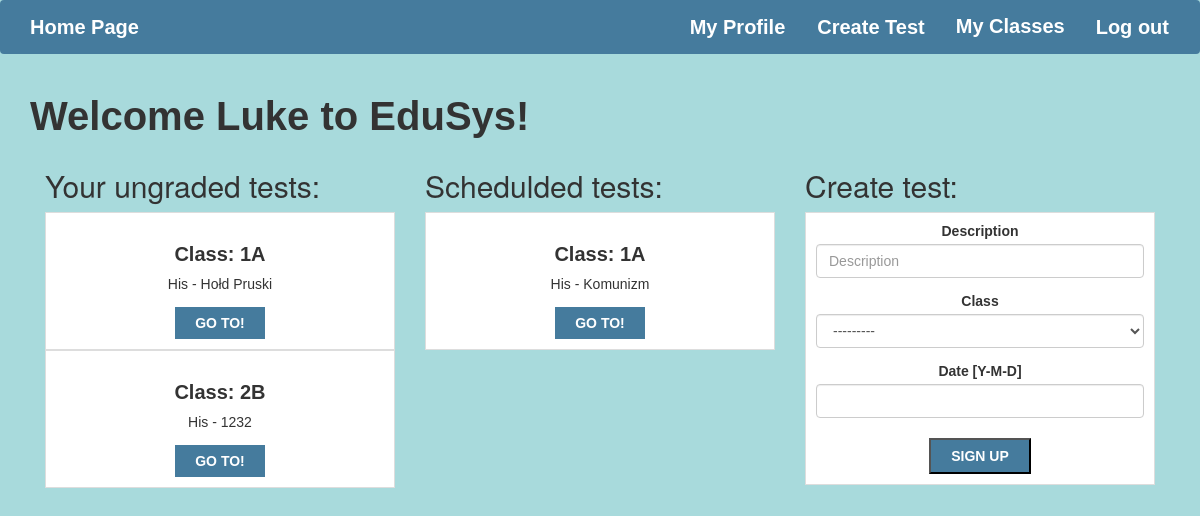
Before: / (signed in) with the older database file.
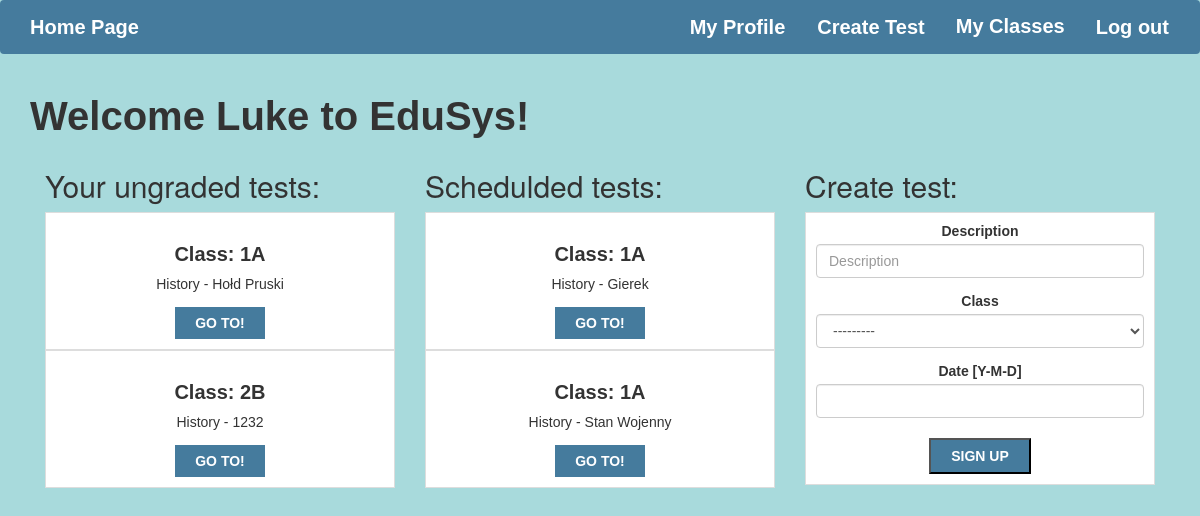
After: the same page with the newer database file.
### teacher/models.py (models this page shows, shortened)
class Tests(models.Model):
    teacher = models.ForeignKey(Teacher,on_delete=models.CASCADE, null = True)
    desc = models.CharField(max_length = 50, null = True)
    student = models.ForeignKey(Student, on_delete = models.CASCADE, null = True)
    subject = models.CharField(max_length=10, choices=SUBJECTS, null = True)
    classes = models.ForeignKey(Classes, on_delete = models.CASCADE, null = True)
    created_at = models.DateTimeField(auto_now=True)
    planned = models.DateField(null = True)
    class Grades(models.IntegerChoices):
        F = 1
        E = 2
        D = 3
        C = 4
        B = 5
        A = 6
    grade = models.IntegerField(choices = Grades.choices, null = True)
    class Meta:
        ordering = ["-created_at"]

class Teacher(models.Model):
    user = models.OneToOneField(User, on_delete=models.CASCADE)
    teacher = models.BooleanField(default=False)
    subject = models.CharField(max_length=10, choices=SUBJECTS)
    form_teacher = models.CharField(max_length = 5, blank = True ,default = False)
    classes = models.ManyToManyField(Classes, related_name='teacher_classes')

### students/models.py (models this page shows)
class Classes(models.Model):
    name = models.CharField(max_length = 5)
    students = models.ManyToManyField(Student)
    def __str__(self):
        return self.name

### SchoolSystem/views.py (the view, shortened to what this page needs)
# urls.py: path('', views.HomePage.as_view(), name = 'home'),
class HomePage(WhichUserMixin, FormView):
    model = Tests
    form_class = TestForm
    success_url = reverse_lazy('home')
    def get_template_names(self):
        if self.current_teacher:
            return ['teacher_index.html']
        elif self.current_student:
            return['student_index.html']
        else:
            return ['index.html']
    def get_context_data(self,**kwargs):
        context = super().get_context_data(**kwargs)
        if self.current_teacher:
            tests = Tests.objects.filter(grade = None, teacher = self.current_teacher, planned__lte=datetime.date(datetime.now()))
            ungraded_tests = tests.values_list('classes', 'desc')
            list(ungraded_tests)
            ungraded_tests_classes = []
            for tup in ungraded_tests:
                if tup not in ungraded_tests_classes:
                    ungraded_tests_classes.append(tup)
            ungraded_tests = []
            for tup in ungraded_tests_classes:
                ungraded_tests.append(Tests.objects.filter(grade = None, teacher = self.current_teacher, classes = tup[0], desc = tup[1]).first())
            context['ungraded_tests'] = ungraded_tests[:5]
            tests = Tests.objects.filter(grade = None, teacher = self.current_teacher, planned__gte=datetime.date(datetime.now()))
            ungraded_tests = tests.values_list('classes', 'desc')
            list(ungraded_tests)
            ungraded_tests_classes = []
            for tup in ungraded_tests:
                if tup not in ungraded_tests_classes:
                    ungraded_tests_classes.append(tup)
            ungraded_tests = []
            for tup in ungraded_tests_classes:
                ungraded_tests.append(Tests.objects.filter(grade = None, teacher = self.current_teacher, classes = tup[0], desc = tup[1]).first())
            context['planned_tests'] = ungraded_tests[:5]
        return context

### teacher/forms.py
class TestForm(forms.ModelForm):
    class Meta:
        model = Tests
        fields = ('desc', 'classes','planned')
        labels = {
        "desc": 'Description',
        'classes': "Class",
        'planned': "Date [Y-M-D]"
    }

### SchoolSystem/views.py (called while the page is built)
    def get_context_data(self, **kwargs):
        context = super().get_context_data(**kwargs)
        context['current_teacher'] = self.current_teacher
        context['current_student'] = self.current_student
        if self.current_teacher:
            classes = self.current_teacher.classes.all()
            context['classes'] = list(classes)
        return context

### teacher/templates/teacher_index.html (shortened to what this page needs)
{% extends "base.html" %}
{% block content %}
{% load bootstrap3 %}
    <h1>  Welcome {{user.first_name}} to EduSys!</h1>
    <div class="col-md-4">
      <h2>Your ungraded tests: </h2>
      {% for test in ungraded_tests %}
        <div id="teacher" class="clear">
          <div class="test">
            <h3> Class: {{test.classes}} </h3>
              <p>{{test.teacher.subject}} - {{test.desc}}</p>
            <a class="signup" href="{% url 'teacher:class_grading' pk=test.pk  %}">Go to!</a>
          </div>
          </div>
    {% endfor %}
    </div>
    <div class="col-md-4">
    <h2> Schedulded tests: </h2>
    {% for test in planned_tests %}
      <div id="teacher" class="clear">
        <div class="test">
          <h3> Class: {{test.classes}} </h3>
            <p>{{test.teacher.subject}} - {{test.desc}}</p>
          <a class="signup" href="{% url 'teacher:class_grading' pk=test.pk  %}">Go to!</a>
        </div>
        </div>
  {% endfor %}
    </div>
    <div class="col-md-4">
    <h2> Create test: </h2>
    <div id="teacher" class="clear">
    <div class="test">
      <form method="post">
      {% bootstrap_form form  %}
      <input type="submit" class ="signup" value="Sign up">
      </form>
    </div>
    </div>
    </div>
{% endblock %}

Changed rows visible on the page:
no longer on this page (row edited): Tests: classes "1A", teacher.subject "His", desc "Komunizm", shown under "Schedulded tests:"
changed through a linked row, Tests "Hołd Pruski": teacher.subject "His" → "History"
changed through a linked row, Tests (number 2 of 4 on the later page): teacher.subject "His" → "History"
added Tests: classes "1A", teacher.subject "History", desc "Gierek", shown under "Schedulded tests:"
added Tests: classes "1A", teacher.subject "History", desc "Stan Wojenny", shown under "Schedulded tests:"
